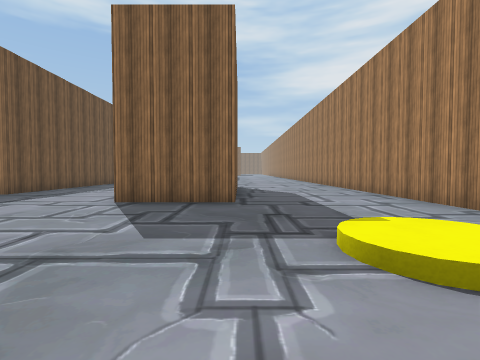
view 1 (above)

24 first-person views from a walk through a scene from a Unity 3-D project. The camera is 1.3 m above the floor, tilts 2° down and sees 85° across. The floor is counted in squares, 2 m on a side. Each view is taken from the middle of a square. On the plan, view 1 faces up. The plan holds only what a view shows up to about 9 squares ahead; the rest is blank. The place goes on beyond the plan. The player is left out. Some surface patterns are stand-ins.

view 2
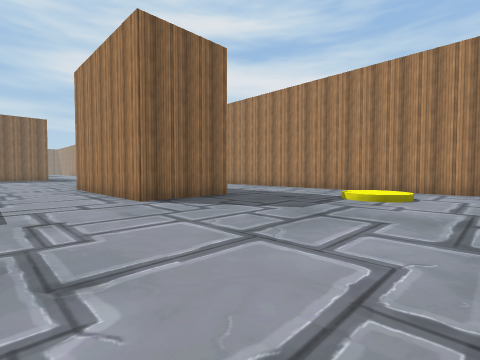

view 3
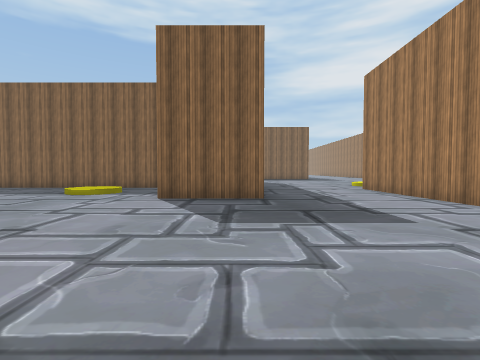

view 4
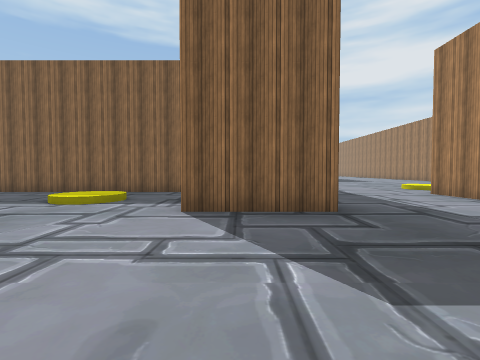

view 5
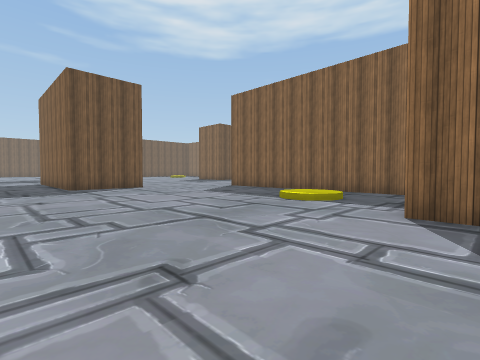

view 6
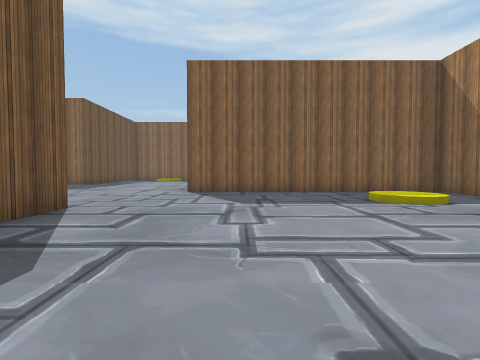

view 7
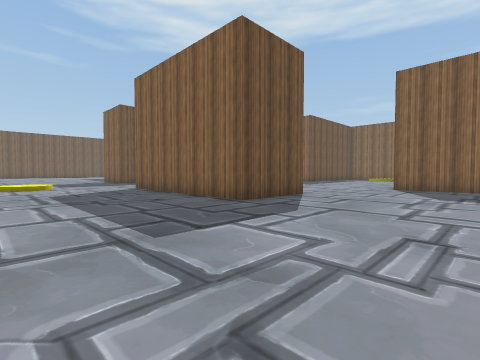

view 8
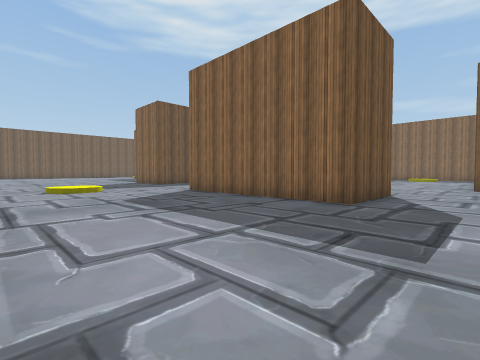

view 9
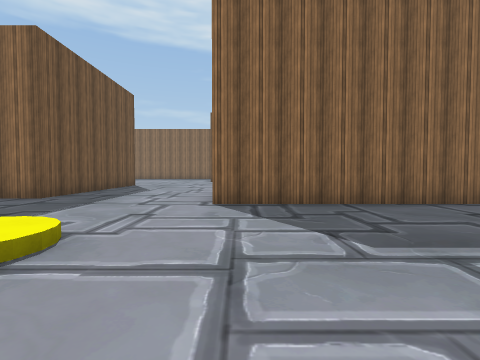

view 10
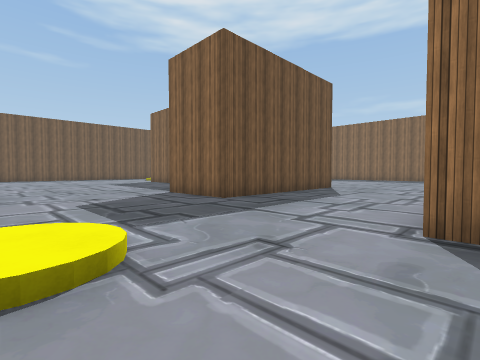

view 11
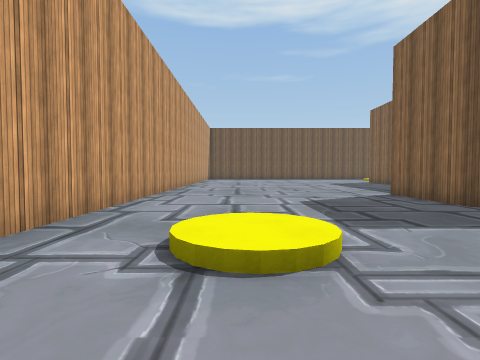

view 12
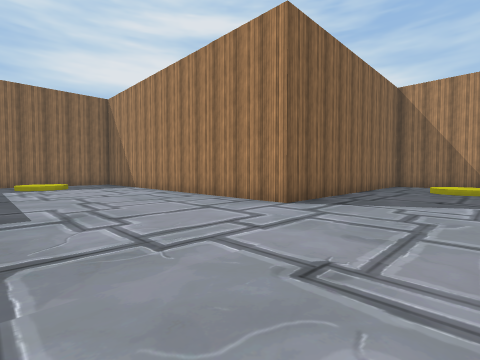

view 13
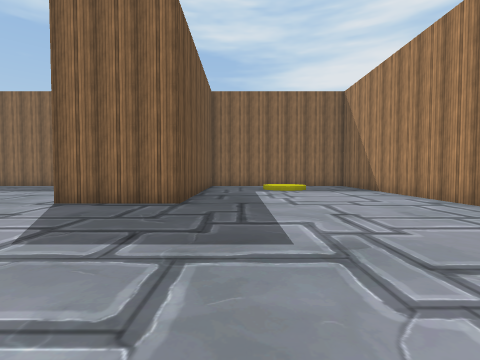

view 14
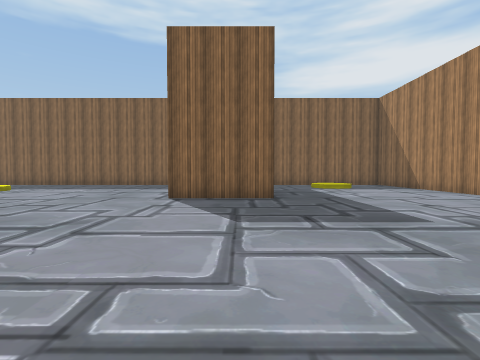

view 15
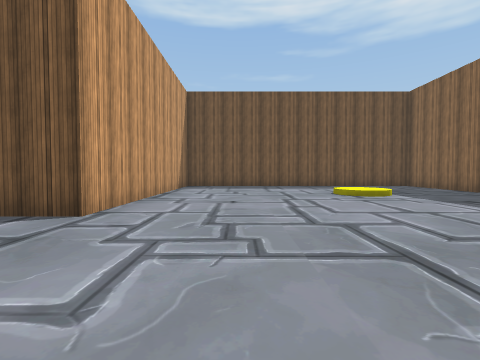

view 16
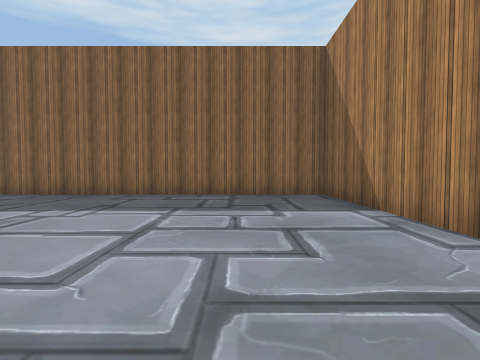

view 17
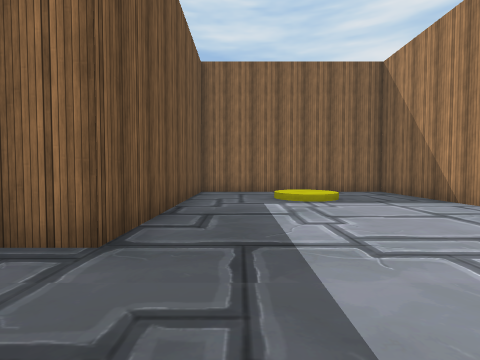

view 18
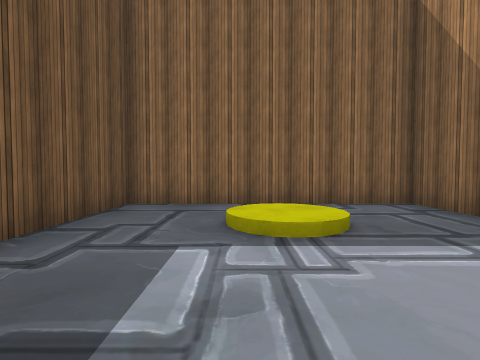

view 19
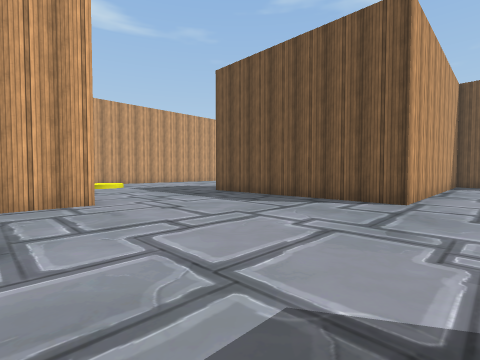

view 20
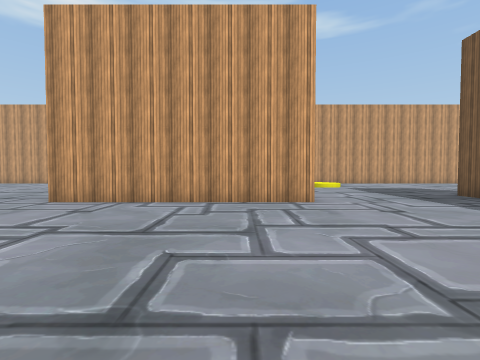

view 21
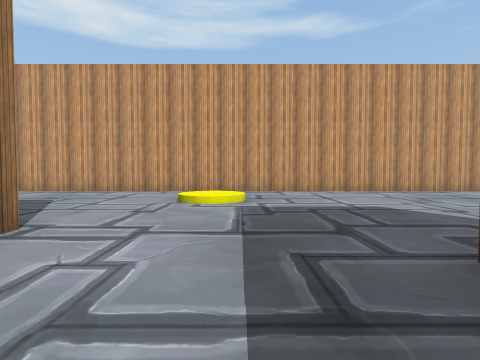

view 22
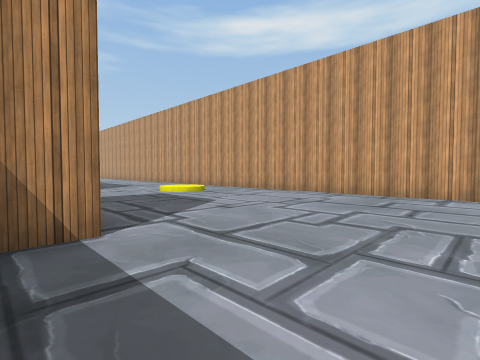

view 23
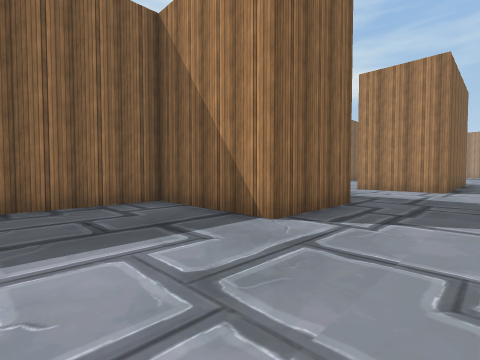

view 24
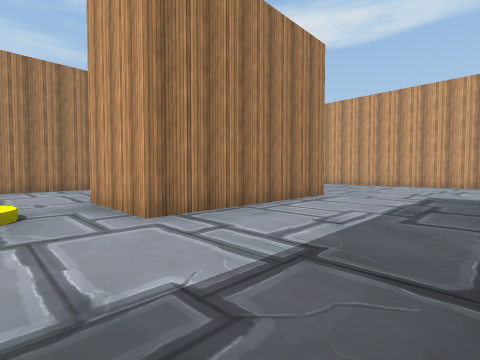

### Floor plan
Points are (right, up) in squares from view 1. A wall is a line through its corners. A room is listed if a view was taken in it or the views show most of it. See-through windows are left out.
Room 1 (views 1, 2, 3, 4, 5, 6, 7, 8, 9, 10, 11, 12, 13, 14, 15, 16, 17, 18, 19, 20, 21, 22, 23, 24)
walls: (-8.9, 8.5) (-8.9, 11.1) (-16.6, 11.1) (-16.6, 21.2) (-22.2, 21.2) (-22.2, 15.2) (-24.8, 15.2); (-6.4, 9) (-6.4, 7.2) (-9, 7.2); (-23.6, 7.6) (-18, 7.6) (-18, 5.1) (-23.5, 5.1) (-23.5, 7.2); (-24.7, 16.5) (-24.7, 21.2) (-33.5, 21.2); (-0.1, 6.9) (-0.1, 5.4) (-2.6, 5.4) (-2.6, 10.4) (0, 10.4); (-33.5, 11.8) (-27.7, 11.8) (-27.7, 6.2) (-30.2, 6.2) (-30.2, 9.2) (-32.9, 9.2); (3.9, 0.4) (3.9, 11.6); (-33.5, -0.3) (-18.9, -0.3)
objects: yellow coin (-31, 17); yellow coin (-25, 2); yellow coin (-19, 19); yellow coin (-11, 8); yellow coin (-1, 12); yellow coin (2, 2)

Positions as (right, up) in squares from view 1, and headings:
1: (0, 0), facing up
2: (-5, 0), facing up-right
3: (-7, 1), facing up
4: (-8, 3), facing up
5: (-8, 3), facing up-left
6: (-15, 3), facing up
7: (-14, 1), facing up-left
8: (-16, 0), facing up-left
9: (-23, 0), facing up
10: (-23, 2), facing up-left
11: (-23, 2), facing left
12: (-21, 8), facing up-right
13: (-21, 10), facing up
14: (-23, 9), facing up
15: (-24, 14), facing left
16: (-27, 14), facing up
17: (-21, 13), facing up
18: (-20, 16), facing up
19: (-22, 13), facing down-left
20: (-22, 13), facing down
21: (-26, 8), facing down
22: (-33, 7), facing down-right
23: (-33, 4), facing up-right
24: (-6, 12), facing down-right
